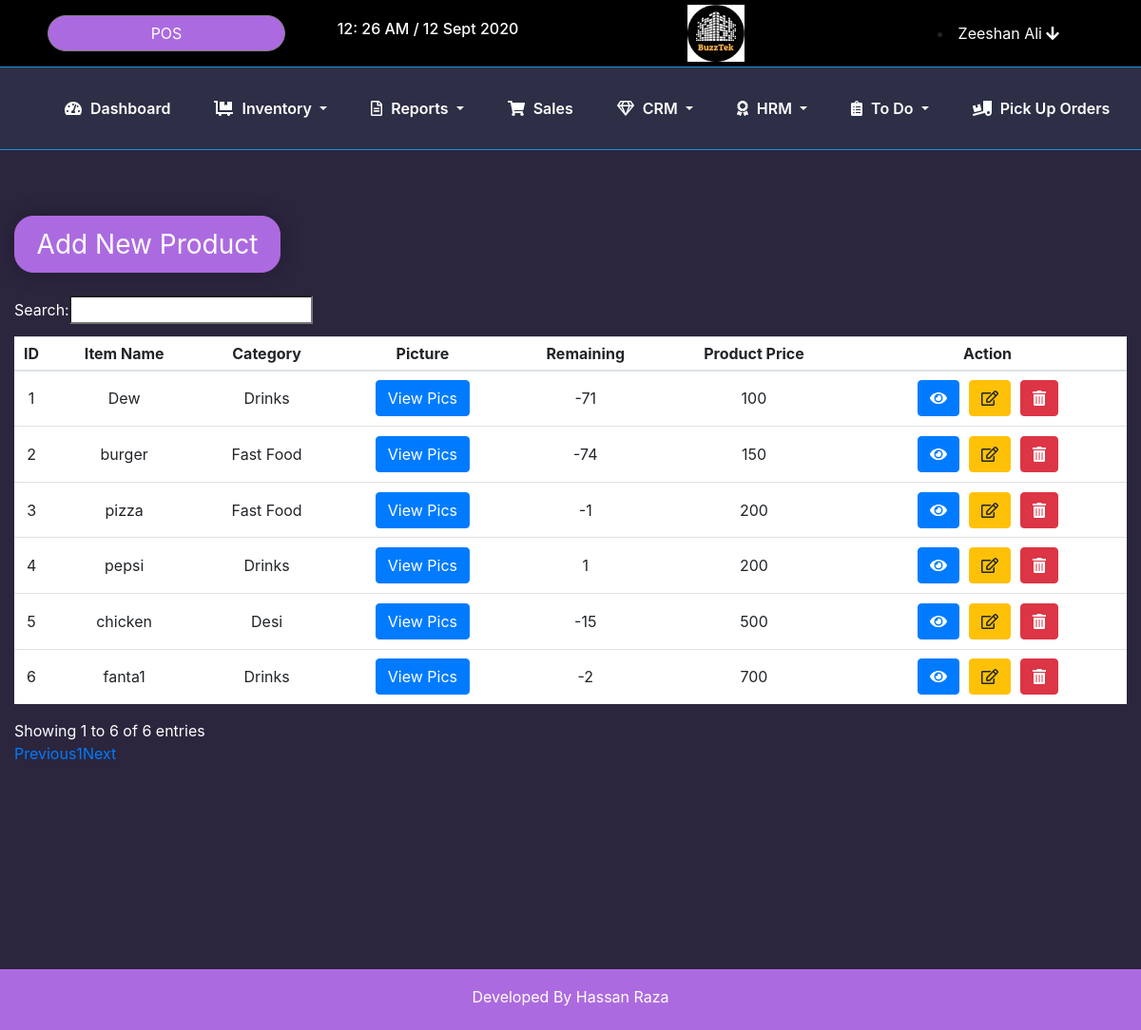
The page /inventory/inventory.php on the database its author committed.
### tables this page shows
CREATE TABLE `category` (
  `id` int(11) NOT NULL,
  `cat_name` varchar(255) NOT NULL
);

CREATE TABLE `add_product` (
  `id` int(11) NOT NULL,
  `name` varchar(255) NOT NULL,
  `barcode` varchar(255) DEFAULT NULL,
  `affect` varchar(255) NOT NULL COMMENT '1 for yes 0 for no',
  `cat_id` int(255) NOT NULL,
  `unit` varchar(255) NOT NULL,
  `qty` int(255) NOT NULL,
  `remiaing_qty` varchar(255) DEFAULT NULL,
  `alert_stock` int(255) NOT NULL,
  `product_cost` int(255) NOT NULL,
  `sale_price` int(255) NOT NULL,
  `description` varchar(255) DEFAULT NULL,
  `product_place` varchar(255) DEFAULT NULL,
  `warehouse_num` varchar(255) DEFAULT NULL,
  `pur_place` varchar(255) DEFAULT NULL,
  `main_pic` varchar(255) DEFAULT NULL
);

### inventory/inventory.php (the view, shortened to what this page needs)
<!DOCTYPE html>
<html>
<head>
</head>
<body>
	<?php include '../header.php';?>
<div style="padding: 15px">
	<a href="/zeeproject/inventory/add_product.php"><button class="btn formbtn">Add New Product</button></a><br><br>
	<table style="padding: 50px; margin-top: 5px" class="table text-center" id="datatable">
        <thead>
		<tr class="headrow" style="margin-bottom: 5px">
			<th>ID</th>
			<th>Item Name</th>
			<th>Category</th>
			<th>Picture</th>
			<th>Remaining</th>
			<th>Product Price</th>
			<th>Action</th>
		</tr>
        </thead>
        <tbody>
        <?php
        $sql="select * from category c,add_product p where p.cat_id=c.id";
        $data=mysqli_query($conn,$sql);
        if(mysqli_num_rows($data)>0){
            $count=1;
        while($row=mysqli_fetch_assoc($data)){
            $p_id=$row['id'];
            $p_name=$row['name'];
            $c_name=$row['cat_name'];
            $r_qty=$row['remiaing_qty'];
            $p_price=$row['sale_price'];
            echo'<tr><td>'.$count.'</td>';
            echo'<td>'.$p_name.'</td>';
            echo'<td>'.$c_name.'</td>';
            echo'<td><button class="btn btn-primary" data-toggle="modal" data-target="#myModal" onclick="getimage('.$p_id.')">View Pics</button></td>';
            echo'<td>'.$r_qty.'</td>';
            echo'<td>'.$p_price.'</td>';
            echo'<td>
                <a href="/zeeproject/Inventory/view_product.php?product_id='.$p_id.'"><button class="btn btn-primary formbtn2"><i class="fas fa-eye"></i></button></a>';
            echo'<a href="/zeeproject/Inventory/edit_product.php?product_id='.$p_id.'"><button class="btn btn-warning formbtn2"><i class="far fa-edit"></i></button></a>';
			echo'<button class="btn btn-danger formbtn2" onclick="deleterow('.$p_id.')"><i class="fas fa-trash-alt"></i></button></td></tr>';
            $count++;
        }
        }
        ?>
        </tbody>
    </table>
</div>
</body>
</html>

### zeeproject/css/stylesheet.css (style rules this page uses)
body { background-color: #2b253d!important; }
.bg-purple { background-color: #ac6ae0; border-style: solid; border-color: #ac6ae0; }
.table td, .table th { padding: .30rem!important; vertical-align: top; border-top: 1px solid #dee2e6; }
.formbtn { background-color: #ac6ae0; border-radius: 20px; border-style: solid; box-shadow: 0 0px 26px -6px rgba(0, 0, 0, 0.38); border-color: #ac6ae0; width: 280px; height: 60px; color: white; font-size: 28px; }
.formbtn2 { margin: 5px; }

### inventory/inventory.php (style rules this page uses)
.table { background-color: white!important; padding: 20px!important; }
.table > tbody > tr > td { vertical-align: middle; }

### header.php (style rules this page uses)
.headrow { margin-bottom: 50px; }

### rows shown on the page
category: add_product.name "Dew", cat_name "Drinks", add_product.remiaing_qty "-71", add_product.sale_price "100", add_product.name "pepsi", add_product.remiaing_qty "1", add_product.sale_price "200", add_product.name "fanta1", add_product.remiaing_qty "-2", add_product.sale_price "700"
category: add_product.name "burger", cat_name "Fast Food", add_product.remiaing_qty "-74", add_product.sale_price "150", add_product.name "pizza", add_product.remiaing_qty "-1", add_product.sale_price "200"
category: add_product.name "chicken", cat_name "Desi", add_product.remiaing_qty "-15", add_product.sale_price "500"
